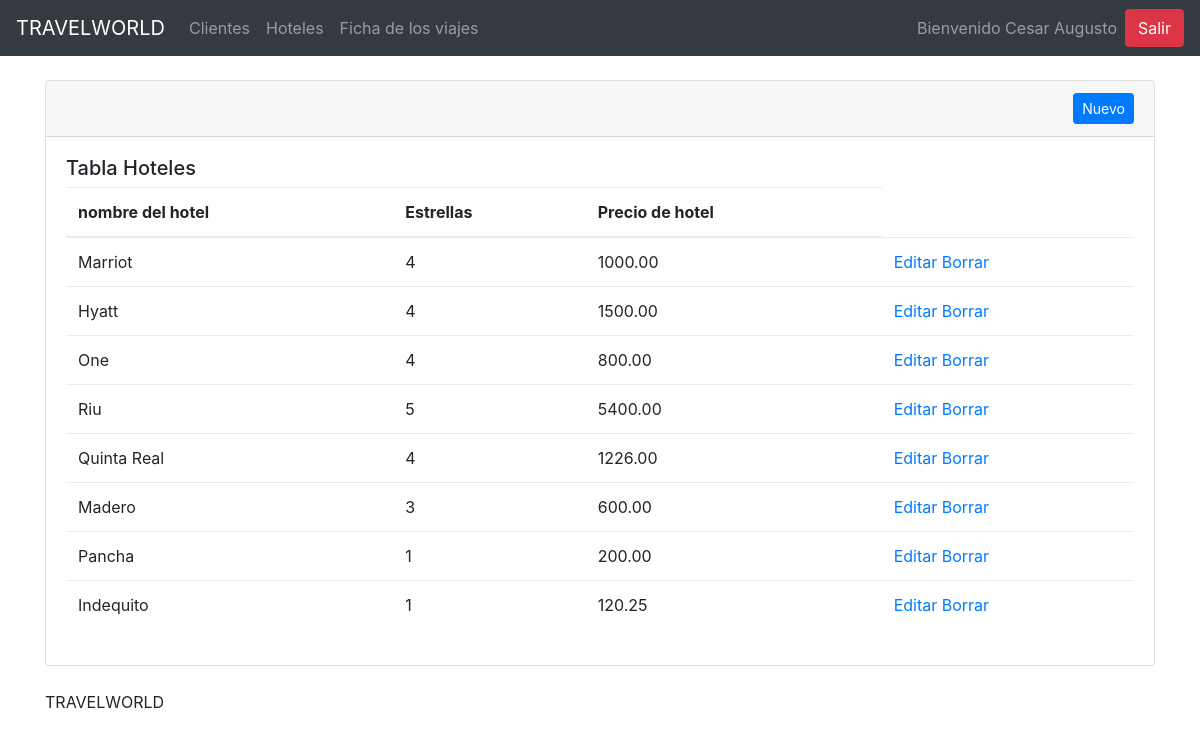
Screenshot of /?page=hoteles (signed in) with the database file from the repository.
### tables this page shows
CREATE TABLE `hoteles` (
  `idHotel` int(11) NOT NULL AUTO_INCREMENT,
  `nombreHotel` varchar(30) NOT NULL,
  `estrellas` char(1) NOT NULL,
  `precioHotel` decimal(12,2) NOT NULL,
  PRIMARY KEY (`idHotel`)
);

### directorios.php (called while the page is built, shortened)
<?php
$recursos_bs_css  = "vendor/bootstrap/css/bootstrap.min.css";

### resources/class/class.connection.php (called while the page is built, shortened)
<?php
$db = Connection("travelworld");
function Connection($database,$usr="root",$pass=""){
    $obj= new DBObject("localhost",$database,$usr,$pass);
    $obj->execute("set names utf8",array());
    return($obj);
}
class DBObject {
    private $conn;
    private $rs;
    private $mode;
    function __construct($host,$database,$usuario,$password=""){
        try{
            $this->conn = new PDO("mysql:host={$host};dbname={$database}", $usuario, $password);
       	    $this->conn->setAttribute(PDO::ATTR_ERRMODE, PDO::ERRMODE_EXCEPTION);
        } catch(PDOException $e){
            echo "ERROR: " . $e->getMessage();
        }
    }
    function fetchObject(){
        $this->mode = PDO::FETCH_OBJ;
    }
	function query($sql,$params=array())
	{
	    try {
           $this->rs = $this->conn->prepare($sql);
           $this->rs->execute($params);
           $this->rs->setFetchMode($this->mode);
           return($this->rs);
        }
        catch(Exception $e) {
           $this->showDebug($sql,$e);
        }
	}
	function recordSet($sql,$params=array())
	{
	    return($this->query($sql,$params));
	}
	function record($sql,$params=array(), $array=false)
	{
    	return ($this->next($this->rs));
	}
	function execute($sql,$params=array())
	{
	    try {
           $this->rs = $this->conn->prepare($sql);
           $this->rs->execute($params);
        }
        catch(Exception $e) {
           $this->showDebug($sql,$e);
        }
	}
	function next($rs)
	{
	    if($rs)
            return($rs->fetch());
        else
    		return($this->rs->fetch());
	}
}
?>

### models/model.hotel.php (called while the page is built, shortened)
<?php
require_once("model.base.php");
$hotel = new Hotel($db);
?>

### models/model.base.php (called while the page is built, shortened)
<?php
require_once($_SERVER["DOCUMENT_ROOT"] . "/travelworld/resources/class/class.connection.php");
class Model {
    public    $db;
    private   $view;
    private   $key;
    public    $data;
    public function __construct($db) {
        $this->db   = $db;
    }
    public function setView ($v) {$this->view =$v;}
    public function setKey  ($k) {$this->key  =$k;}
    public function getOne($id){
        $this->data=$this->db->record("SELECT * FROM {$this->view} WHERE {$this->key}=?",array($id));
    }
    public function getAll($order=""){
        if($order) $ord =" ORDER BY {$order}"; else $ord="";
        $this->data=$this->db->recordSet("SELECT * FROM {$this->view} {$ord}");
    }
    public function next(){
        return $this->db->next($this->data);
    }
}
?>

### views/user/administrador/hoteles.php (the view, shortened to what this page needs)
<?php include $base_dir . "/models/model.hotel.php";?>
<?php include $templates_header_adm ?>
    <body>
<?php include $templates_navbar_adm ?>
    <br>
    <div class="container">
        <div class="row">
            <div class="col-md-12">
                <div class="card">
                    <div class="card-header text-right">
                        <a class="btn btn-sm btn-primary" href='?page=adm-hotel-editar'>Nuevo</a>
                    </div>
                    <div class="card-body">
                        <h5>Tabla Hoteles</h5>
                        <table class="table">
                            <thead>
                            <tr>
                                <th>nombre del hotel</th>
                                <th>Estrellas</th>
                                <th>Precio de hotel</th>
                            </tr>
                            </thead>
                            <tbody>
                            <?php
                            $hotel->getAll();
                            while ($row = $hotel->next()) {
                                echo "<tr>";
                                echo "<td>$row->nombreHotel</td>";
                                echo "<td>$row->estrellas</td>";
                                echo "<td>$row->precioHotel</td>";
                                echo "<td>
                                            <a href='?page=adm-hotel-editar&id=$row->idHotel'>Editar</a>
                                            <a href='$row->idHotel' data-toggle='modal' data-target='#deleteModal' class='linkborrar'>Borrar</a>
                                      </td>";
                                echo "</tr>";
                            }
                            ?>
                            </tbody>
                        </table>
                    </div>
                </div>
            </div>
        </div>
        <br>
        <footer>
            <p>TRAVELWORLD</p>
        </footer>
    </div>
<?php include $templates_footer_adm ?>

### index.php (shortened to what this page needs)
<?php
include "directorios.php";
include 'resources/class/class.connection.php';
if (isset($_GET["page"])) {
    switch ($_GET['page']) {
        case 'hoteles':
            include 'views/user/administrador/hoteles.php';
            break;
    }
} else {
    include 'views/home/inicio.php';
}

### views/template/header_adm.php (shortened to what this page needs)
<!DOCTYPE html>
<html lang="es">
<head>
    <link rel="stylesheet" href=<?php echo $recursos_bs_css ?>>
</head>

### views/template/navbar_adm.php (shortened to what this page needs)
<nav class="navbar navbar-expand-lg navbar-dark bg-dark">
    <a class="navbar-brand" href="?page=adm-inicio">TRAVELWORLD</a>
    <div class="collapse navbar-collapse" id="navbarSupportedContent">
        <ul class="navbar-nav mr-auto">
            <li class="nav-item">
                <a class="nav-link" href="?page=adm-clientes">Clientes</a>
            </li>
            <li class="nav-item">
                <a class="nav-link" href="?page=hoteles">Hoteles</a>
            </li>
            <li class="nav-item">
                <a class="nav-link" href="?page=adm-fichas">Ficha de los viajes</a>
            </li>
        </ul>
        <span class="navbar-text">Bienvenido <?= $_SESSION['usuario']->nombreUsuario ?></span>
        <a href="controllers/controller.logout.php" class="btn btn-danger ml-2">Salir</a>
    </div>
</nav>

### views/template/footer_adm.php (shortened to what this page needs)
</body>
</html>

### rows the page displays
hoteles: nombreHotel "Marriot", estrellas "4", precioHotel "1000.00"
hoteles: nombreHotel "Hyatt", estrellas "4", precioHotel "1500.00"
hoteles: nombreHotel "One", estrellas "4", precioHotel "800.00"
hoteles: nombreHotel "Riu", estrellas "5", precioHotel "5400.00"
hoteles: nombreHotel "Quinta Real", estrellas "4", precioHotel "1226.00"
hoteles: nombreHotel "Madero", estrellas "3", precioHotel "600.00"
hoteles: nombreHotel "Pancha", estrellas "1", precioHotel "200.00"
hoteles: nombreHotel "Indequito", estrellas "1", precioHotel "120.25"

### other values shown
$_SESSION['usuario']->nombreUsuario "Cesar Augusto"
